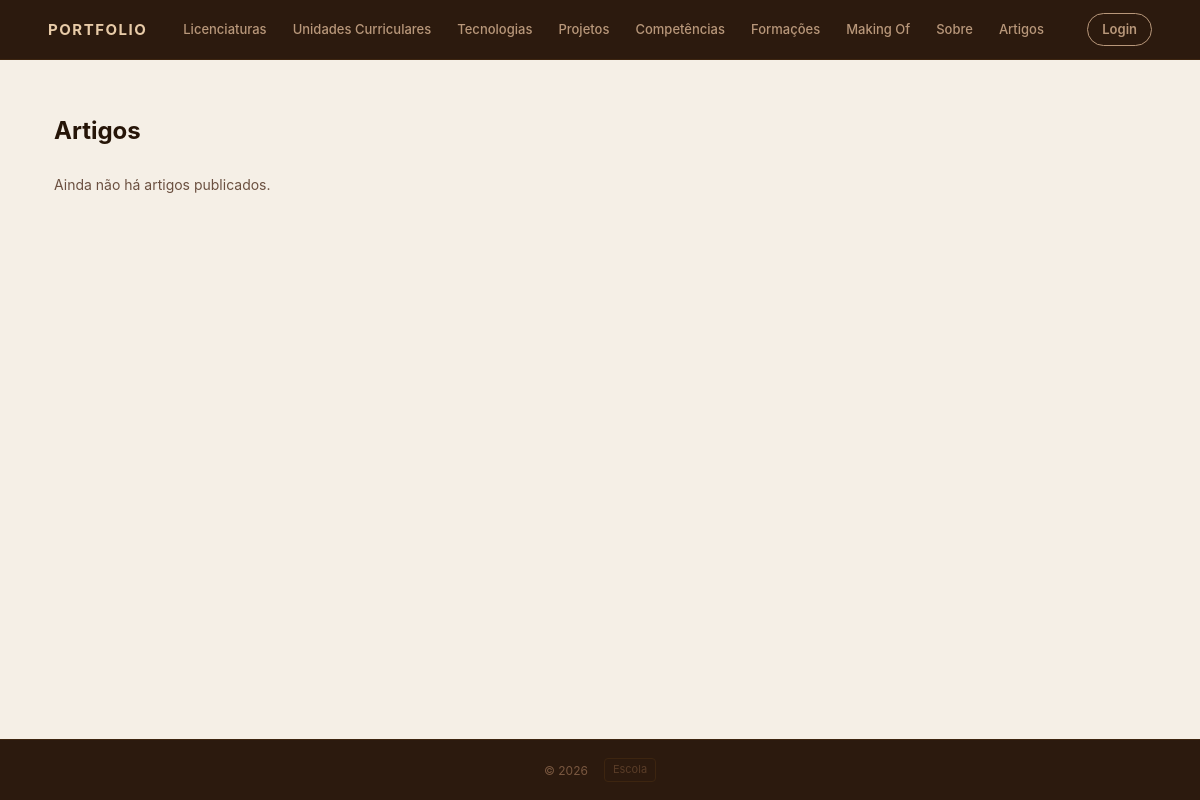
The app's page /artigos/, older data.
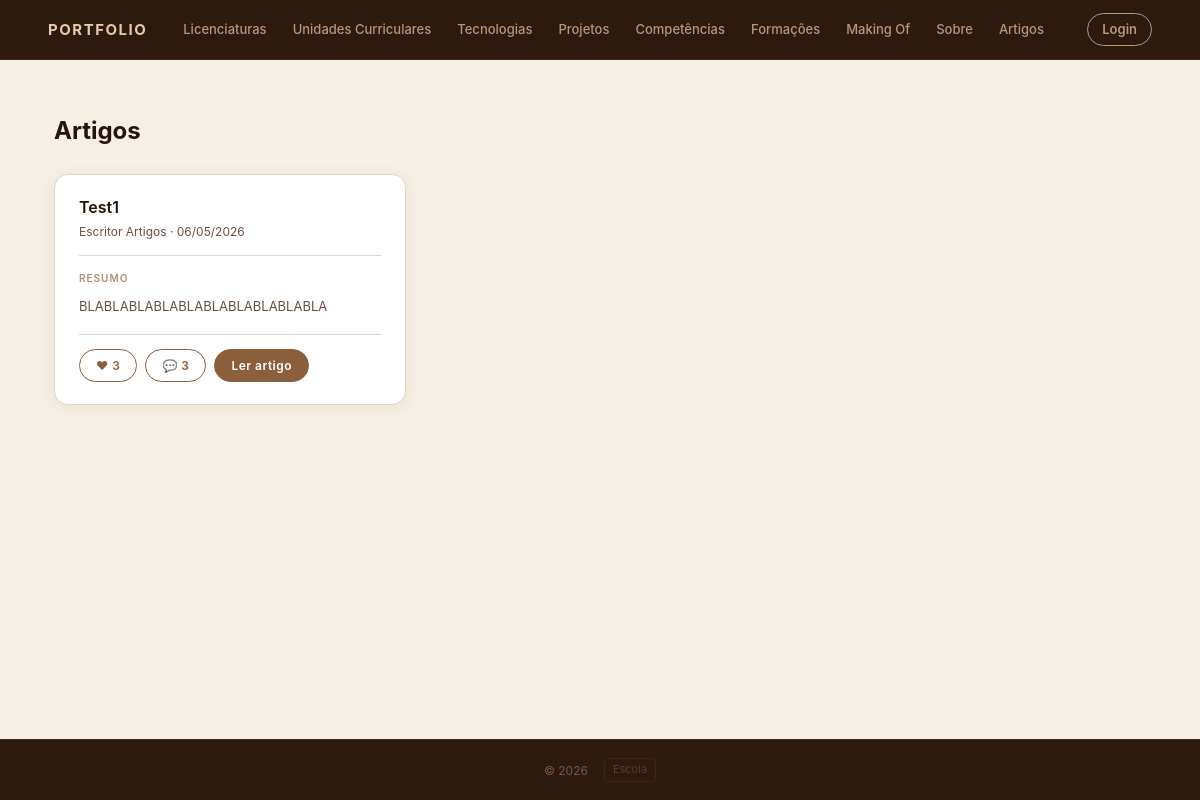
The same page, newer data.
### artigos/models.py (models this page shows, shortened)
class Artigo(models.Model):
    titulo = models.CharField(max_length=200)
    texto = models.TextField()
    fotografia = models.ImageField(upload_to='artigos/', blank=True, null=True)
    link_externo = models.URLField(blank=True, null=True)
    data_criacao = models.DateTimeField(auto_now_add=True)
    autor = models.ForeignKey(User, on_delete=models.CASCADE, related_name='artigos')
    def total_likes(self):
        return self.likes.count()

### artigos/views.py (the view)
# urls.py: path('', views.lista_artigos, name='lista_artigos'),
def lista_artigos(request):
    artigos = Artigo.objects.order_by('-data_criacao')
    return render(request, 'artigos/lista.html', {'artigos': artigos})

### accounts/context_processors.py (called while the page is built)
def is_gestor(request):
    return {
        'is_gestor': request.user.is_authenticated and request.user.groups.filter(name='gestor-portfolio').exists()
    }

### artigos/templates/artigos/lista.html (shortened to what this page needs)
{% extends 'portfolio/base.html' %}
{% block content %}
<div class="page-header">
    <h2 class="page-title">Artigos</h2>
</div>
<section class="cards-grid">
    {% for artigo in artigos %}
    <article>
        <header>
            <h3><a href="{% url 'detalhe_artigo' artigo.pk %}">{{ artigo.titulo }}</a></h3>
            <p>{{ artigo.autor.get_full_name|default:artigo.autor.username }} &middot; {{ artigo.data_criacao|date:"d/m/Y" }}</p>
        </header>
        <section>
            <h4>Resumo</h4>
            <p class="desc">{{ artigo.texto|truncatewords:28 }}</p>
        </section>
        <div class="card-links">
            <span class="card-link" style="cursor:default;">&#10084; {{ artigo.total_likes }}</span>
            <span class="card-link" style="cursor:default;">&#128172; {{ artigo.comentarios.count }}</span>
            <a href="{% url 'detalhe_artigo' artigo.pk %}" class="card-link card-link--demo">Ler artigo</a>
        </div>
    </article>
    {% empty %}
    <p style="color:var(--text-muted); font-size:14px;">Ainda não há artigos publicados.</p>
    {% endfor %}
</section>
{% endblock %}

Row changes from the older to the newer data that the page shows:
added Artigo: titulo "Test1", autor.get_full_name "Escritor Artigos", data_criacao "06/05/2026", texto "BLABLABLABLABLABLABLABLABLABLA", total_likes "3", comentarios.count "3"
Text that changed along with them:
text no longer shown: "Ainda não há artigos publicados."
